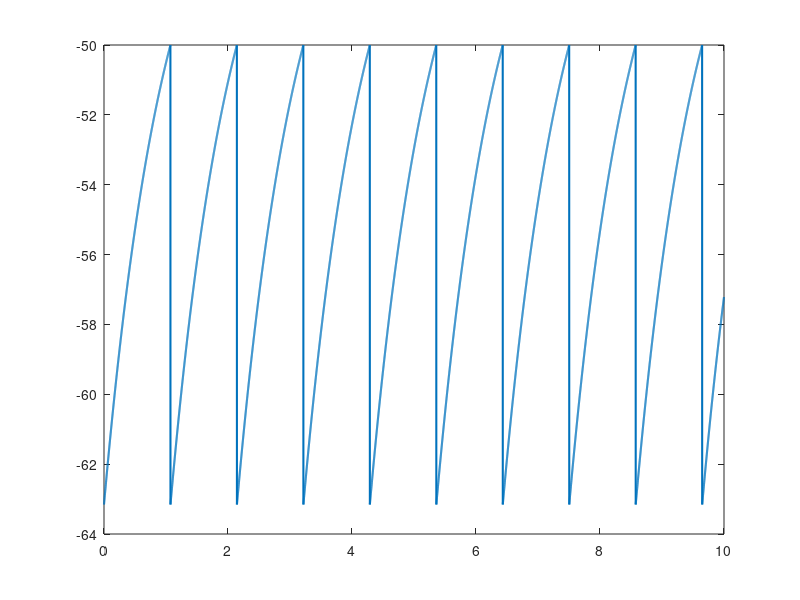

The MATLAB source for this figure: (Note: this script raises an error after producing the figure.)
%%
% <latex>
% \title{BE 521: Homework 2 Questions \\{\normalsize Modeling Neurons} \\{\normalsize Spring 2021}}
% \author{46 points}
% \date{Due: Tuesday, 2/9/2021 10:00 PM}
% \maketitle
% \textbf{Objective:} Computational modeling of neurons. \\
% We gratefully acknowledge Dr. Vijay Balasubramanian (UPenn) for many of
% the questions in this homework.\\
% </latex>

%% 
% <latex>
% \begin{center}
% \author{Jal Mahendra Panchal}
% \end{center}
% </latex>

%%
% <latex>
% \section{Basic Membrane and Equilibrium Potentials (6 pts)}
% Before undertaking this section, you may find it useful to read pg.
% 153-161 of Dayan \& Abbott's \textit{Theoretical Neuroscience} (the 
% relevant section of which, Chapter 5, is posted with the homework). 
% </latex>

%%
% <latex>
% \begin{enumerate}
%  \item Recall that the potential difference $V_T$ when a mole of ions crosses a cell membrane is defined by the universal gas constant $R = 8.31\; {\rm J/mol\cdot K}$, the temperature $T$ (in Kelvin), and Faraday's constant $F = 96,480 {\rm\ C/mol}$ \[ V_T = \frac{RT}{F} \] Calculate $V_T$ at human physiologic temperature ($37\; ^{\circ} \rm C$). (1 pt)
% </latex>

%%
% <latex>
% \rule{\textwidth}{1pt}
% \textit{Example Latex math commands that uses the align tag to make your equations
% neater. You can also input math into sentences with \$ symbol like $\pi + 1$.}
% \begin{align*}
% E = MC^2 \tag{not aligned}\\
% E = & MC^2 \tag{aligned at = by the \&}\\
% 1 = &\; \frac{2}{2}\tag{aligned at = by \&}
% \end{align*}
% \rule{\textwidth}{1pt}
% </latex>

%%
% <latex>
% \\ Answer: \\
% </latex>
%%
% Replacing the value of R = 8.134 J/ mol.K, F  = 96,480 C/mol and T = 310 K
% in the equation, we get : 
R = 8.314;
F = 96480;
T = 310;
V_t = R*T/F

%%
% <latex>
% The $V_T$ at human physiological temperatures is 0.0267 V or 26.7 mV.\\
% </latex>


%%
% <latex>
%  \item Use this value $V_T$ to calculate the Nernst equilibrium potentials 
%  (in mV) for the $\rm K^+$, $\rm Na^+$, and $\rm Cl^-$ ions, given the following 
%  cytoplasm and extracellular concentrations in the squid giant axon: 
%  $\rm K^+$ : (120, 4.5), $\rm Na^+$ : (15, 145), and $\rm Cl^-$ : (12, 120), 
%  where the first number is the cytoplasmic and the second the extracellular 
%  concentration (in mM). (2 pts)
% </latex>

%%
% <latex>
% \\ Answer: \\
% To calcualte the Nernst equilibrium potential, we can use the equation,
% \begin{align*}
% E = & \frac{V_T}{z} ln(\frac{[extracellular\ concentration]}{[cytoplasmic\ concentration]})
% \end{align*}
% </latex>

K_extcell_conc_mM =4.5;
K_cyto_conc_mM = 120;
K_z = 1;

Na_extcell_conc_mM =145;
Na_cyto_conc_mM = 15;
Na_z  = 1;

Cl_extcell_conc_mM =120;
Cl_cyto_conc_mM = 12;
Cl_z = -1;

% Nernst equilibrium potential for K in mV is
E_K_mV = V_t/K_z*log(K_extcell_conc_mM/K_cyto_conc_mM)

% Nernst equilibrium potential for Na in mV is 
E_Na_mV = V_t/Na_z*log(Na_extcell_conc_mM/Na_cyto_conc_mM)

% Nernst equilibrium potential for Cl in mV is 
E_Cl_mV = V_t/Cl_z*log(Cl_extcell_conc_mM/Cl_cyto_conc_mM)

%%
% <latex>
% The Nernst equilibrium potential for $K^+$ is -87.7 mV, for $Na^+$ is 60.6
% mV and for $Cl^-$ is -61.5 mV. \\
% </latex>



%%
% <latex>
%  \item 
%   \begin{enumerate}
% 	\item Use the Goldmann equation,
% 	  \begin{equation}
% 		V_m = V_T\ln\left( \frac{\rm P_{K}\cdot[K^+]_{out} + P_{NA}\cdot[Na^+]_{out} + P_{Cl}\cdot[Cl^-]_{in}}{\rm P_{K}\cdot[K^+]_{in} + P_{NA}\cdot[Na^+]_{in} + P_{Cl}\cdot[Cl^-]_{out}} \right)
% 	  \end{equation}
% 	to calculate the resting membrane potential, $V_m$, assuming that the ratio of membrane permeabilities $\rm P_K:P_{Na}:P_{Cl}$ is $1.0:0.045:0.45$. Use the ion concentrations given above in Question 1.2. (2 pts)
% </latex>

%%
% <latex>
% \\ Answer: \\
% </latex>

%%
%Using the given ratios of membrane permiabilities, we get
P_K = 1;
P_Na = 0.045;
P_Cl = 0.45;

V_m_rest = V_t*log(((P_K*K_extcell_conc_mM)+(P_Na*Na_extcell_conc_mM)+ (P_Cl*Cl_cyto_conc_mM))/((P_K*K_cyto_conc_mM)+(P_Na*Na_cyto_conc_mM)+(P_Cl*Cl_extcell_conc_mM)))

%%
% <latex>
% The resting membrane potential is $V_m$ = -63.2 mV.\\
% </latex>

%%
% <latex>
% 	\item Calculate the membrane potential at the peak action potential, assuming a permeability ratio of $1.0:11:0.45$, again using the ion concentrations given in Question 1.2. (1 pt)
%   \end{enumerate}
% </latex>

%%
% <latex>
% \\ Answer: \\
% </latex>

%%
%Using the membrane permiabilities  to find membrane potential at peak
%action potential

P_K = 1;
P_Na = 11;
P_Cl = 0.45;

V_m_actpot = V_t*log(((P_K*K_extcell_conc_mM)+(P_Na*Na_extcell_conc_mM)+(P_Cl*Cl_cyto_conc_mM))/((P_K*K_cyto_conc_mM)+(P_Na*Na_cyto_conc_mM)+(P_Cl*Cl_extcell_conc_mM)))

%%
% <latex>
% The membrane potential at peak action potential is $V_m$ = 41.5 mV.\\
% </latex>

%%
% <latex>
% 	\item The amplitudes of the multi-unit signals in HW0 and local field
% 	potentials (LFP) in HW1 had magnitudes on the order of 10 to 100
% 	microvolts. The voltage at the peak of the action potential (determined
% 	using the Goldman equation above) has a magnitude on the order of 10
% 	millivolts. Briefly explain why we see this difference in magnitude.
% 	Hint 1: Voltage is the difference in electric potential between two
% 	points. What are the two points for our voltage measurement in the
% 	multi-unit and LFP signals? What are the two points for the voltage
% 	measurement of the action potential? Hint 2: The resistance of the neuronal membrane is typically much higher than the resistance of the extracellular fluid. (2 pts)
% </latex>

%%
% <latex>
% \\ Answer: \\
% lorem epsum
% </latex>
%% 
% <latex>
% \end{enumerate}
% \section{Integrate and Fire Model (38 pts)}
% You may find it useful to read pg.\ 162-166 of Dayan and Abbott for this section. The general differential equation for the integrate and fire model is
% \[ \tau_m\frac{dV}{dt} = V_m - V(t) + R_m I_e(t) \]
% where $\tau_m = 10\, \rm ms$ is the membrane time constant, describing how fast the current is leaking through the membrane, $V_m$ in this case is constant and represents the resting membrane potential (which you have already calculated in question 1.3.a), and $V(t)$ is the actual membrane potential as a function of time. $R_m = 10^7\, \Omega$ is the constant total membrane resistance, and $I_e(t)$ is the fluctuating incoming current. Here, we do not explicitly model the action potentials (that's Hodgkin-Huxley) but instead model the neuron's behavior leading up and after the action potential.
% </latex>

%%
% <latex>
% Use a $\Delta t = 10\, \rm \mu s$ ($\Delta t$ is the discrete analog of the continuous $dt$). Remember, one strategy for modeling differential equations like this is to start with an initial condition (here, $V(0)=V_m$), then calculate the function change (here, $\Delta V$, the discrete analog to $dV$) and then add it to the function (here, $V(t)$) to get the next value at $t+\Delta t$. Once/if the membrane potential reaches a certain threshold ($V_{th} = -50\, \rm mV$), you will say that an action potential has occurred and reset the potential back to its resting value.
% \begin{enumerate}
%  \item Model the membrane potential with a constant current injection (i.e., $I_e(t) = I_e = 2 {\rm nA}$). Plot your membrane potential as a function of time to show at least a handful of ``firings.'' (8 pts)
% </latex>

%%
% <latex>
% \\ Answer: \\
% Subsituting the values provided, we can calculate membrane potential for
% given constant current injection.
% </latex>

%%
%Using paramters provided in the question
tau_m_s = 10*1e-3;
V_m_V = V_m_rest;
R_m_ohm = 1e7; 
I_e_A = 2*1e-9;
del_t_s = 10*1e-6 ;
V_m_t_V= [];
V_m_t_curr_V = V_m_V; %Initial V_m_t = V_m
V_m_thresh_V = -50*1e-3;

duration_us = 10000;

for i=0:duration_us
    
    V_m_t_V = [V_m_t_V, V_m_t_curr_V];
    del_V_V = del_t_s/tau_m_s*(V_m_V-V_m_t_curr_V+R_m_ohm*I_e_A);
    V_m_t_curr_V = V_m_t_curr_V+del_V_V;
    %Resetting the membrane potential when it crosses the threshold
    if V_m_t_curr_V > V_m_thresh_V
        V_m_t_curr_V = V_m_V;
    end 
    
end

%%
%Plotting the voltage
figure();
t_us = 0:duration_us;
t_ms = t_us/1e3;
V_m_t_mV = V_m_t_V*1e3;
plot(t_ms,V_m_t_mV, 'Linewidth', 1.5)
hold on 
yline(V_m_thresh_V*1e3, ':', 'V_{th}', 'LineWidth', 1)
title('Membrane potential for I_e = 2nA')
xlabel('Time (ms)')
ylabel('Membrane Potential (mV)')
ylim([-65,-48])
hold off


%%
% <latex>
%  \item Produce a plot of firing rate (in Hz) versus injection current, over the range of 1-4 nA. (4 pts)
% </latex>

%%
% <latex>
% \\ Answer: \\
% lorem ipsum
% </latex>

%%
%Using paramters provided in the question
tau_m_s = 10*1e-3;
V_m_reset_V = V_m_rest;
R_m_ohm = 1e7; 
E_l_V = V_m_reset_V;
V_m_thresh_V = -50*1e-3;

I_e_A = (1:0.2:4)*1e-9;
r_isi_hz = [];

for i=I_e_A
    t_isi_curr_s = tau_m_s*log((R_m_ohm*i + E_l_V - V_m_reset_V)/(R_m_ohm*i + E_l_V - V_m_thresh_V));
    r_isi_hz = [r_isi_hz, 1/t_isi_curr_s]; 
end


%%
figure();
plot(I_e_A,r_isi_hz, 'o-', 'Linewidth', 1.5)
title('Firing rate vs Injection current ')
xlabel('Injection Current (A)')
ylabel('Firing Rate (Hz)')

%%
% <latex>
%  \item \texttt{I521\_A0002\_D001} contains a dynamic current injection in nA. Plot the membrane potential of your neuron in response to this variable injection current. Use Matlab's \texttt{subplot} function to place the plot of the membrane potential above the injection current so that they both have the same time axis. (Hint: the sampling frequency of the current injection data is different from the sampling frequency ($\frac{1}{\Delta t}$) that we used above.) (4 pts)
% </latex>

%%
% <latex>
%  \item Real neurons have a refractory period after an action potential that prevents them from firing again right away. We can include this behavior in the model by adding a spike-rate adaptation conductance term, $g_{sra}(t)$ (modeled as a potassium conductance), to the model
%  \[ \tau_m\frac{dV}{dt} = V_m - V(t) - r_m g_{sra}(t)(V(t)-V_K)+ R_m I_e(t) \]
%  where \[ \tau_{sra}\frac{dg_{sra}(t)}{dt} = -g_{sra}(t), \]
%  Every time an action potential occurs, we increase $g_{sra}$ by a certain constant amount, $g_{sra} = g_{sra} + \Delta g_{sra}$. Use $r_m \Delta g_{sra} = 0.06$. Use a conductance time constant of $\tau_{sra} = 100\, \rm ms$, a potassium equilibrium potential of $V_K = -70\, \rm mV$, and $g_{sra}(0) = 0$. (Hint: How can you use the $r_m \Delta g_{sra}$ value to update voltage and conductance separately in your simulation?)
% </latex>

%%
% <latex>
%  \begin{enumerate}
%   \item Implement this addition to the model (using the same other parameters as in question 2.1) and plot the membrane potential over 200 ms. (8 pts)
% </latex>

%%
% <latex>
%   \item Plot the inter-spike interval (the time between the spikes) of all the spikes that occur in 500 ms. (2 pts)
% </latex>

%%
% <latex>
%   \item Explain how the spike-rate adaptation term we introduced above might be contributing to the behavior you observe in 2.4.b. (2 pts)
% </latex>

%%
% <latex>
%  \end{enumerate}
%  \item Pursue an extension of this basic integrate and fire model. A few ideas are: implement the Integrate-and-Fire-or-Burst Model of Smith et al.\ 2000 (included); implement the Hodgkin-Huxley model (see Dayan and Abbot, pg.\ 173); provide some sort of interesting model of a population of neurons; or perhaps model what an electrode sampling at 200 Hz would record from the signal you produce in question 2.3. Feel free to be creative. 
%  We reserve the right to give extra credit to particularly interesting extensions and will in general be more generous with points for more difficult extensions (like the first two ideas), though it is possible to get full credit for any well-done extension.
%   \begin{enumerate}
% 	\item Briefly describe what your extension is and how you will execute it in code. (6 pts)
% </latex>

%%
% <latex>
% 	\item Provide an interesting figure along with an explanation illustrating the extension. (4 pts)
% </latex>

%%
% <latex>
%   \end{enumerate}
% \end{enumerate}
% </latex>
